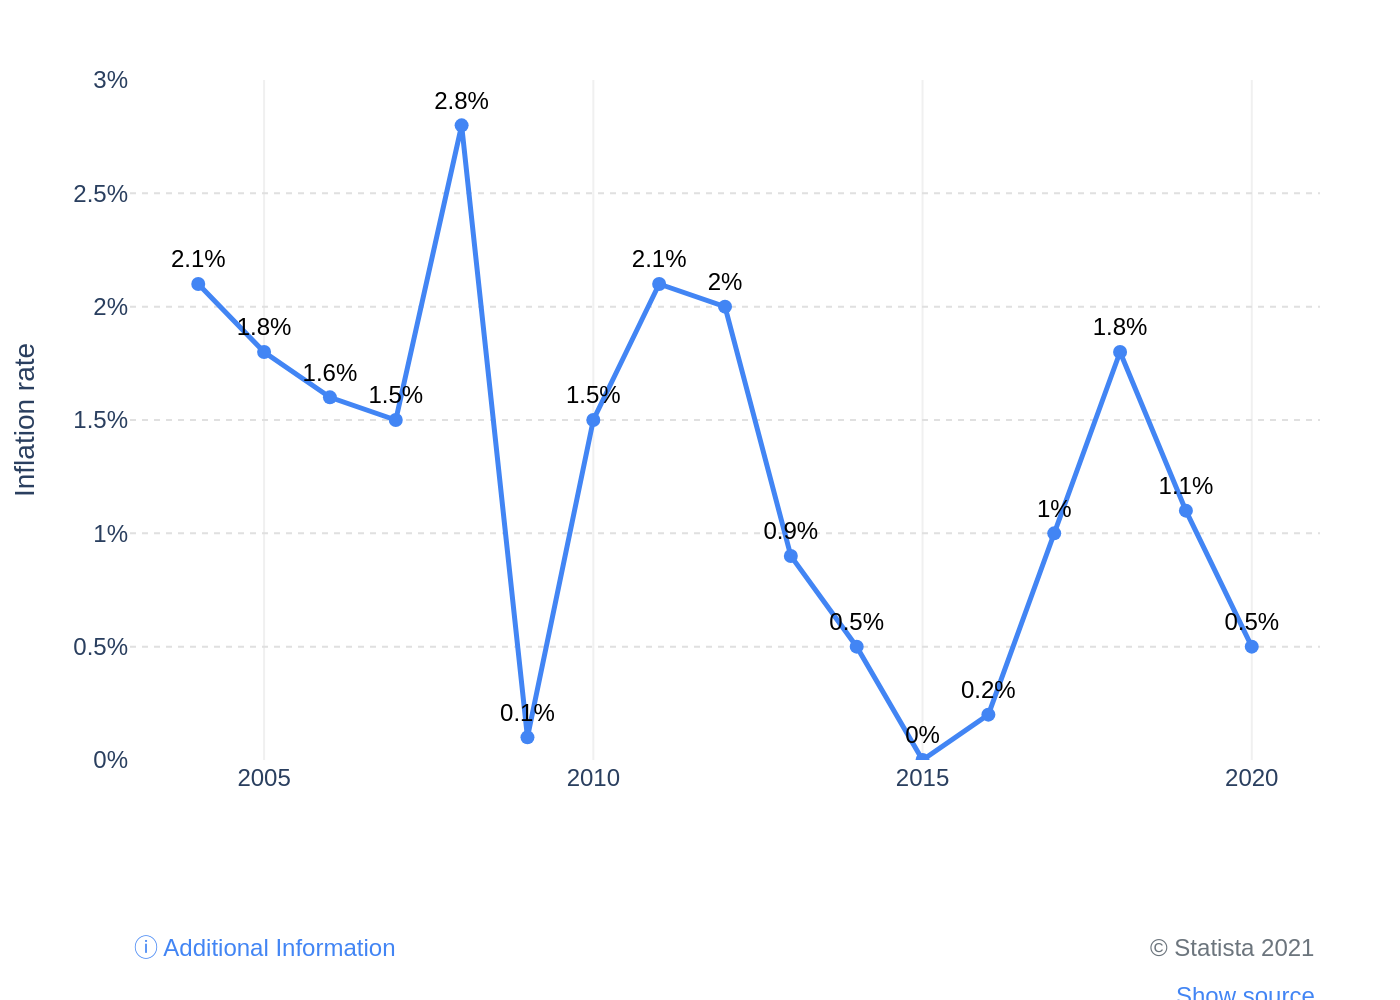

The Python source for this figure:
import sys
import json
import os
import plotly.graph_objects as go

if len(sys.argv) != 2:
    print(f"Usage: python {os.path.basename(__file__)} <path_to_json_file>", file=sys.stderr)
    sys.exit(1)

json_path = sys.argv[1]

try:
    with open(json_path, 'r', encoding='utf-8') as f:
        config = json.load(f)
except FileNotFoundError:
    print(f"Error: JSON file not found at {json_path}", file=sys.stderr)
    sys.exit(1)
except json.JSONDecodeError:
    print(f"Error: Could not decode JSON from {json_path}", file=sys.stderr)
    sys.exit(1)

chart_data = config['chart_data']
texts = config['texts']
colors = config['colors']

fig = go.Figure()

for i, series in enumerate(chart_data):
    fig.add_trace(go.Scatter(
        x=series['x'],
        y=series['y'],
        name=series.get('name', ''),
        mode='lines+markers+text',
        line=dict(color=colors['series'][i % len(colors['series'])], width=2.5),
        marker=dict(color=colors['series'][i % len(colors['series'])], size=7),
        text=[f"{y:.1f}%".replace('.0%', '%') for y in series['y']],
        textposition='top center',
        textfont=dict(family="Arial", size=12, color='black'),
        hoverinfo='none'
    ))

fig.update_layout(
    font=dict(family="Arial", size=12),
    plot_bgcolor='white',
    paper_bgcolor='white',
    xaxis=dict(
        showgrid=True,
        gridcolor='#f0f0f0',
        zeroline=False,
        showline=False
    ),
    yaxis=dict(
        title=texts.get('y_axis_title'),
        range=[0, 3],
        dtick=0.5,
        ticksuffix='%',
        showgrid=True,
        gridcolor='#e0e0e0',
        griddash='dot',
        zeroline=False,
        showline=False
    ),
    margin=dict(l=60, r=40, t=40, b=120),
    showlegend=False
)

annotations = []
if texts.get('note_left'):
    annotations.append(
        dict(
            xref="paper", yref="paper",
            x=0, y=-0.25,
            xanchor='left', yanchor='top',
            text=texts['note_left'],
            showarrow=False,
            font=dict(family="Arial", size=12, color=colors.get('link', '#000000'))
        )
    )
if texts.get('source'):
    annotations.append(
        dict(
            xref="paper", yref="paper",
            x=1, y=-0.25,
            xanchor='right', yanchor='top',
            text=texts['source'],
            showarrow=False,
            font=dict(family="Arial", size=12, color=colors.get('source', '#808080'))
        )
    )
if texts.get('note_right'):
    annotations.append(
        dict(
            xref="paper", yref="paper",
            x=1, y=-0.32,
            xanchor='right', yanchor='top',
            text=texts['note_right'],
            showarrow=False,
            font=dict(family="Arial", size=12, color=colors.get('link', '#000000'))
        )
    )

fig.update_layout(annotations=annotations)

base_filename = os.path.splitext(os.path.basename(json_path))[0]
output_filename = f"{base_filename}.png"

fig.write_image(output_filename, scale=2)
print(f"Chart saved to {output_filename}")
